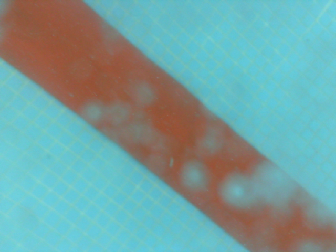
#> input picture src/vision/src/path3.png, 336 x 252 px
$ python pathDetect.py   (older library calls are emulated)
#> lines starting #> are read from the running program, lines starting #| are printed output that depends on the picture; after the words box and inside, x2 and y2 are one past the last pixel; in counts of white or black regions, pixels touching at a corner belong together; long printed decimals are rounded
import cv2
import numpy as np
import math

class PathDetector:
    def __init__(self):
        self.img = cv2.imread('path3.png', 1)
#> self.img is the input picture: shape (252, 336, 3); mean B, G, R 159.8, 160.8, 116.9
        self.detect_path()

    def detect_path(self):
        h, w, c = self.img.shape
#> h = 252; w = 336; c = 3

        hsv = cv2.cvtColor(self.img, cv2.COLOR_BGR2HSV)
#> hsv: shape (252, 336, 3); mean H, S, V 65, 111.9, 178.9
        blur = cv2.GaussianBlur(hsv, (5, 5), 0)
#> blur: shape (252, 336, 3); mean H, S, V 65, 111.9, 178.9

        lower_red = np.array([0, 0, 0])
        upper_red = np.array([70, 220, 200])

        mask = cv2.inRange(blur, lower_red, upper_red)
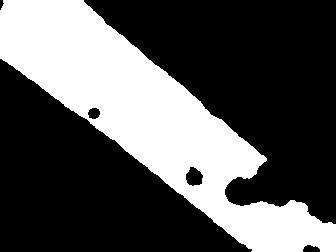
#> mask: shape (252, 336); 33.9% white; 1 white region, box (x1, y1, x2, y2) and area: (0, 0, 336, 252) 28679

        kernel = np.ones((4, 4), np.uint8)
        res = cv2.morphologyEx(mask, cv2.MORPH_CLOSE, kernel, iterations=2)
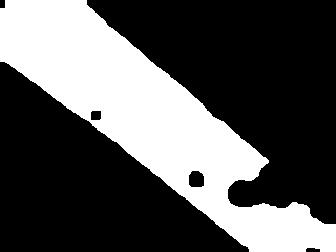
#> res: shape (252, 336); 34.1% white; 1 white region
        im2, contours, hierarchy = cv2.findContours(res, cv2.RETR_TREE, cv2.CHAIN_APPROX_SIMPLE)
#> contours = 3 contours; box (x1, y1, x2, y2) and area: (0, 0, 336, 252) 28712, (188, 170, 205, 188) 239, (90, 110, 102, 121) 105
        cnt = contours[0]
#> cnt = contour of 306 points, box (x1, y1, x2, y2) (0, 0, 336, 252), area 28712

        M = cv2.moments(cnt)
#> M = moments, m00 28712, centre m10/m00, m01/m00 = (149.5, 118.2)

        cx = int(M['m10'] / M['m00'])
#> cx = 149
        cy = int(M['m01'] / M['m00'])
#> cy = 118

        cv2.circle(self.img, (cx, cy), 4, (0, 0, 255), -1)
#> self.img: shape (252, 336, 3); 0.06% of pixels changed, all inside (x1, y1, x2, y2) = (145, 114, 154, 123)
        cv2.circle(self.img, (int(w / 2), int(h / 2)), 4, (0, 0, 255), -1)
#> self.img: shape (252, 336, 3); mean B, G, R 159.8, 160.7, 117.1

        cv2.circle(self.img, (w, h), 4, (0, 0, 255), -1)
#> self.img: shape (252, 336, 3); mean B, G, R 159.7, 160.7, 117.1
        cv2.circle(self.img, (0, 0), 4, (0, 0, 255), -1)

        rect = cv2.minAreaRect(cnt)
#> rect = ((169.1, 126.7), (100.7, 414.6), -52.65)
        (x, y), (width, height), theta = cv2.minAreaRect(cnt)
#> x = 169.1; y = 126.7; width = 100.7; height = 414.6; theta = -52.65
        box = cv2.boxPoints(rect)
#> box = [[303.4, 292.5], [-26.26, 40.96], [34.81, -39.06], [364.4, 212.4]]
        box = np.int0(box)
#> box = [[303, 292], [-26, 40], [34, -39], [364, 212]]

        cv2.drawContours(self.img, [box], 0, (0, 0, 255), 2)
        pt1 = (box[0][0], box[0][1])
#> pt1 = (303, 292)
        pt4 = (box[3][0], box[3][1])
#> pt4 = (364, 212)
        pt2 = (box[1][0], box[1][1])
#> pt2 = (-26, 40)
        pt3 = (box[2][0], box[2][1])
#> pt3 = (34, -39)

        x1, y1 = (pt4[0] + pt1[0]) / 2.0, (pt4[1] + pt1[1]) / 2.0
#> x1 = 333.5; y1 = 252
        x2, y2 = (pt2[0] + pt3[0]) / 2.0, (pt2[1] + pt3[1]) / 2.0
#> x2 = 4; y2 = 0.5

        cv2.line(self.img, (int(x1), int(y1)), (int(x2), int(y2)), (255, 0, 0), 2)
        cv2.line(self.img, (int(w / 2), 0), (int(w / 2), h), (255, 0, 0), 2)
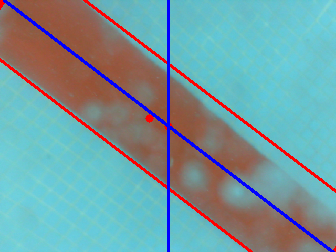
#> self.img: shape (252, 336, 3); mean B, G, R 159.5, 154, 117.2

        pt1 = (box[0][0], h - box[0][1])
#> pt1 = (303, -40)
        pt4 = (box[3][0], h - box[3][1])
#> pt4 = (364, 40)
        pt2 = (box[1][0], h - box[1][1])
#> pt2 = (-26, 212)
        pt3 = (box[2][0], h - box[2][1])
#> pt3 = (34, 291)

        x1, y1 = (pt4[0] + pt1[0]) / 2.0, (pt4[1] + pt1[1]) / 2.0
#> y1 = 0
        x2, y2 = (pt2[0] + pt3[0]) / 2.0, (pt2[1] + pt3[1]) / 2.0
#> y2 = 251.5

        angle = math.atan2(y2 - y1, x2 - x1)
#> angle = 2.49
        print(math.degrees(angle))
#| 142.646

        cv2.imshow('res', self.img)
        cv2.waitKey(0)
        cv2.destroyAllWindows()

if __name__ == "__main__":
    detector = PathDetector()

$ run again, with src/vision/src/path1.png copied over src/vision/src/path3.png
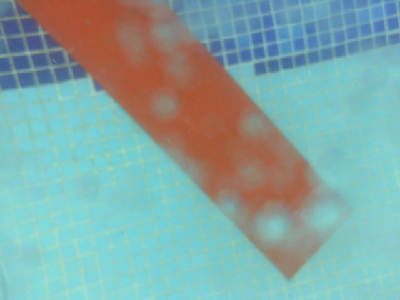
#> input picture src/vision/src/path1.png, 400 x 300 px
#> in __init__, self.img is the input picture: shape (300, 400, 3); mean B, G, R 164.8, 167.6, 131.6
#> hsv: shape (300, 400, 3); mean H, S, V 71.2, 99.7, 185.8
#> blur: shape (300, 400, 3); mean H, S, V 71.2, 99.7, 185.8
#> in detect_path, `mask = cv2.inRange(blur, lower_red, upper_red)`:
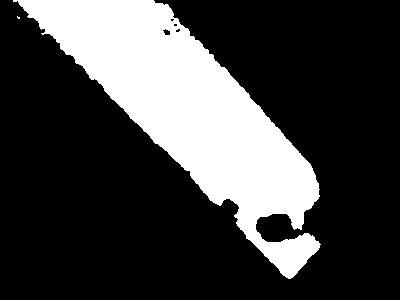
#> mask: shape (300, 400); 25.6% white; 2 white regions (1 under 20 px), largest, box (x1, y1, x2, y2) and area: (13, 0, 321, 279) 30718
#> res: shape (300, 400); 26% white; 2 white regions (1 under 20 px)
#> contours = 3 contours, 1 with area under 20; largest, box (x1, y1, x2, y2) and area: (15, 0, 323, 281) 31598, (258, 215, 301, 245) 942
#> cnt = [[19, 18], [19, 19], [20, 20], [21, 20], [21, 18]]
#> M = moments, m00 3.5, centre m10/m00, m01/m00 = (20.1, 18.9)
#> cx = 20
#> cy = 18
#> rect = ((20, 19), (2, 2), -90)
#> x = 20; y = 19; width = 2; theta = -90
#> box = [[21, 20], [19, 20], [19, 18], [21, 18]]
#> in detect_path, `pt1 = (box[0][0], box[0][1])`: pt1 = (21, 20)
#> in detect_path, `pt4 = (box[3][0], box[3][1])`: pt4 = (21, 18)
#> in detect_path, `pt2 = (box[1][0], box[1][1])`: pt2 = (19, 20)
#> in detect_path, `pt3 = (box[2][0], box[2][1])`: pt3 = (19, 18)
#> in detect_path, `x1, y1 = (pt4[0] + pt1[0]) / 2.0, (pt4[1] + pt1[1]) / 2.0`: x1 = 21; y1 = 19
#> in detect_path, `cv2.line(self.img, (int(w / 2), 0), (int(w / 2), h), (255, 0, 0), 2)`:
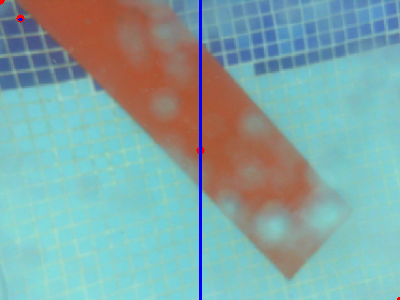
#> self.img: shape (300, 400, 3); mean B, G, R 165.6, 166.5, 130.7
#> in detect_path, `pt1 = (box[0][0], h - box[0][1])`: pt1 = (21, 280)
#> in detect_path, `pt4 = (box[3][0], h - box[3][1])`: pt4 = (21, 282)
#> in detect_path, `pt2 = (box[1][0], h - box[1][1])`: pt2 = (19, 280)
#> in detect_path, `pt3 = (box[2][0], h - box[2][1])`: pt3 = (19, 282)
#> in detect_path, `x1, y1 = (pt4[0] + pt1[0]) / 2.0, (pt4[1] + pt1[1]) / 2.0`: y1 = 281
#> angle = 3.14
#| 180.0

$ run again, with src/vision/src/path4.png copied over src/vision/src/path3.png
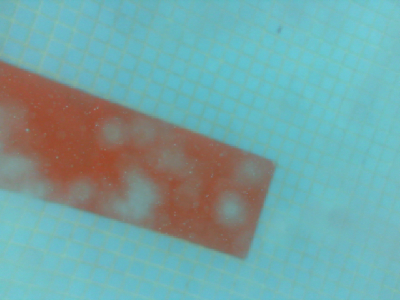
#> input picture src/vision/src/path4.png, 400 x 300 px
#> in __init__, self.img is the input picture: shape (300, 400, 3); mean B, G, R 164.5, 164.5, 116.3
#> hsv: shape (300, 400, 3); mean H, S, V 73, 104.9, 177.9
#> blur: shape (300, 400, 3); mean H, S, V 73, 104.9, 177.9
#> in detect_path, `mask = cv2.inRange(blur, lower_red, upper_red)`:
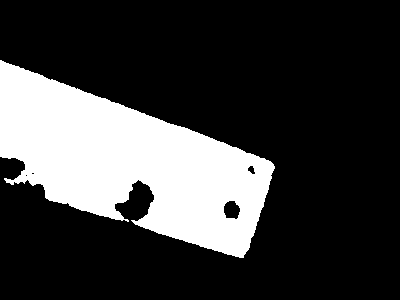
#> mask: shape (300, 400); 23.6% white; 1 white region, box (x1, y1, x2, y2) and area: (0, 60, 275, 258) 28305
#> res: shape (300, 400); 23.9% white; 1 white region
#> contours = 3 contours; box (x1, y1, x2, y2) and area: (0, 62, 277, 260) 29340, (117, 184, 156, 223) 938, (225, 203, 242, 221) 236
#> cnt = contour of 387 points, box (x1, y1, x2, y2) (0, 62, 277, 260), area 29340
#> M = moments, m00 29340.5, centre m10/m00, m01/m00 = (131.1, 165.2)
#> cx = 131
#> cy = 165
#> rect = ((121.5, 166.5), (115.1, 300), -69.85)
#> x = 121.5; y = 166.5; width = 115.1; height = 300; theta = -69.85
#> in detect_path, `box = cv2.boxPoints(rect)`: box = [[242.5, 272.2], [-39.22, 168.9], [0.432, 60.82], [282.1, 164.2]]
#> in detect_path, `box = np.int0(box)`: box = [[242, 272], [-39, 168], [0, 60], [282, 164]]
#> in detect_path, `pt1 = (box[0][0], box[0][1])`: pt1 = (242, 272)
#> in detect_path, `pt4 = (box[3][0], box[3][1])`: pt4 = (282, 164)
#> in detect_path, `pt2 = (box[1][0], box[1][1])`: pt2 = (-39, 168)
#> in detect_path, `pt3 = (box[2][0], box[2][1])`: pt3 = (0, 60)
#> in detect_path, `x1, y1 = (pt4[0] + pt1[0]) / 2.0, (pt4[1] + pt1[1]) / 2.0`: x1 = 262; y1 = 218
#> in detect_path, `x2, y2 = (pt2[0] + pt3[0]) / 2.0, (pt2[1] + pt3[1]) / 2.0`: x2 = -19.5; y2 = 114
#> in detect_path, `cv2.line(self.img, (int(w / 2), 0), (int(w / 2), h), (255, 0, 0), 2)`:
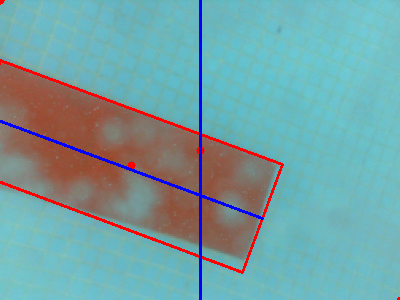
#> self.img: shape (300, 400, 3); mean B, G, R 164, 160.2, 116.8
#> in detect_path, `pt1 = (box[0][0], h - box[0][1])`: pt1 = (242, 28)
#> in detect_path, `pt4 = (box[3][0], h - box[3][1])`: pt4 = (282, 136)
#> in detect_path, `pt2 = (box[1][0], h - box[1][1])`: pt2 = (-39, 132)
#> in detect_path, `pt3 = (box[2][0], h - box[2][1])`: pt3 = (0, 240)
#> in detect_path, `x1, y1 = (pt4[0] + pt1[0]) / 2.0, (pt4[1] + pt1[1]) / 2.0`: y1 = 82
#> in detect_path, `x2, y2 = (pt2[0] + pt3[0]) / 2.0, (pt2[1] + pt3[1]) / 2.0`: y2 = 186
#> angle = 2.79
#| 159.723
